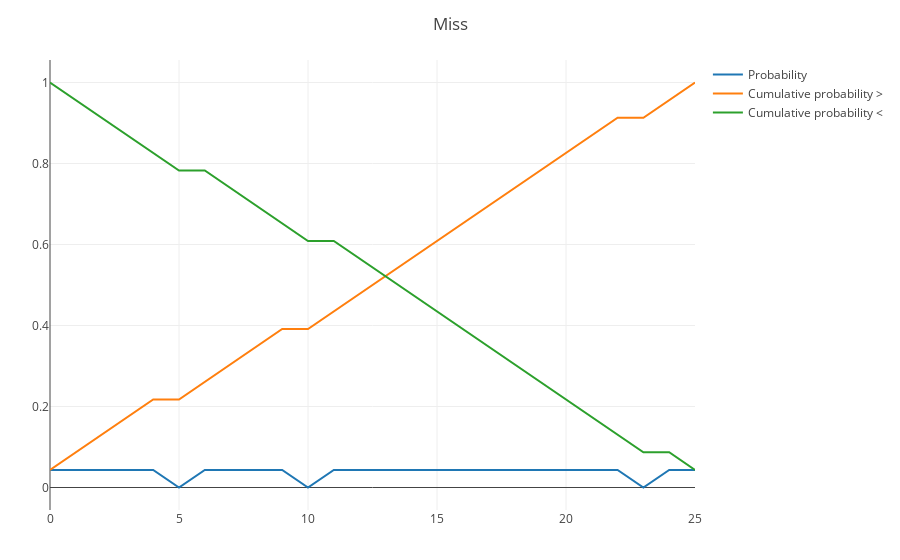

Write notebook code for a chart like this one.
### Code cell
m_1_p = m_1 / sum(m_1)

m_1_p_rc = cumsum(m_1_p)

m_1_p_lc = cumsum_reverse(m_1_p)

plot(
    [
        scatter(name="Probability", y=m_1_p),
        scatter(name="Cumulative probability >", y=m_1_p_rc),
        scatter(name="Cumulative probability <", y=m_1_p_lc),
    ],
    Layout(title="Miss"),
)

### Figure 1 — Plotly figure (JSON) as saved in the notebook; plotly's stock layout.template omitted (floating-point values rounded to 4 significant figures)
{"data": [{"name": "Probability", "type": "scatter", "y": [0.04348, 0.04348, 0.04348, 0.04348, 0.04348, 0, 0.04348, 0.04348, 0.04348, 0.04348, 0, 0.04348, 0.04348, 0.04348, 0.04348, 0.04348, 0.04348, 0.04348, 0.04348, 0.04348, 0.04348, 0.04348, 0.04348, 0, 0.04348, 0.04348]}, {"name": "Cumulative probability >", "type": "scatter", "y": [0.04348, 0.08696, 0.1304, 0.1739, 0.2174, 0.2174, 0.2609, 0.3043, 0.3478, 0.3913, 0.3913, 0.4348, 0.4783, 0.5217, 0.5652, 0.6087, 0.6522, 0.6957, 0.7391, 0.7826, 0.8261, 0.8696, 0.913, 0.913, 0.9565, 1.0]}, {"name": "Cumulative probability <", "type": "scatter", "y": [1.0, 0.9565, 0.913, 0.8696, 0.8261, 0.7826, 0.7826, 0.7391, 0.6957, 0.6522, 0.6087, 0.6087, 0.5652, 0.5217, 0.4783, 0.4348, 0.3913, 0.3478, 0.3043, 0.2609, 0.2174, 0.1739, 0.1304, 0.08696, 0.08696, 0.04348]}], "layout": {"margin": {"b": 50, "l": 50, "r": 50, "t": 60}, "title": "Miss"}}
